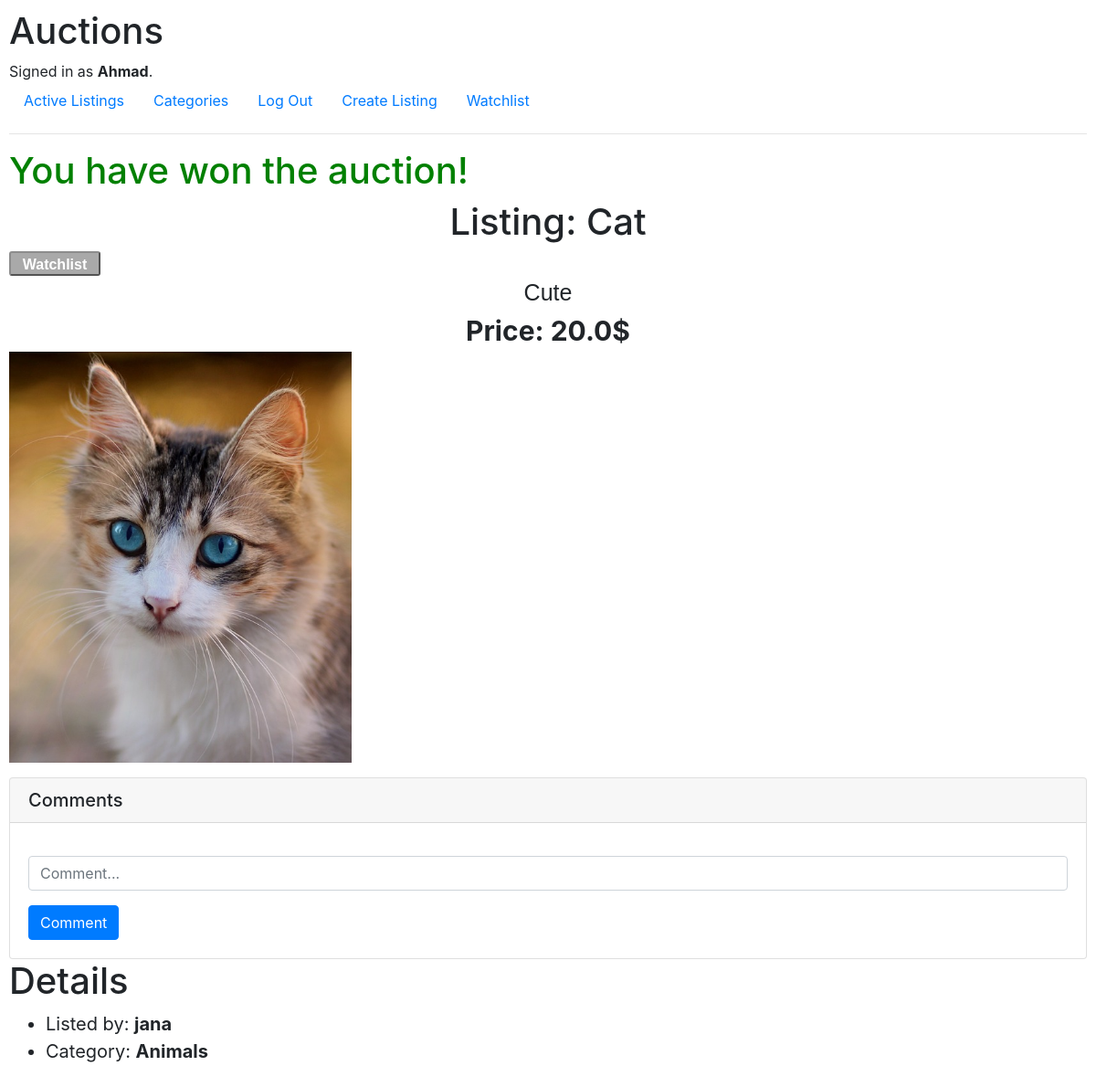
/listing/17/ (signed in), run on the app's committed database.
### auctions/models.py (models this page shows)
class User(AbstractUser):
    pass

class Listing(models.Model):
    user = models.ForeignKey(User, on_delete=models.CASCADE, null=True, related_name="listing")
    name = models.CharField(max_length=64)
    description = models.CharField(max_length=1000)
    price = models.FloatField()
    image = models.ImageField(blank=True, null=True, upload_to='images/')
    time = models.DateTimeField(auto_now_add=True)
    category = models.ForeignKey(Category, on_delete=models.CASCADE, related_name="listing", null=True, blank=True)

class Category(models.Model):
    Category = models.CharField(blank=True, null=True,max_length=100)

### auctions/views.py (the view, shortened to what this page needs)
# urls.py: path("listing/<int:listing_id>/", views.auction_listing, name="listing"),
def auction_listing(request, listing_id):
    price = 0
    auction = Listing.objects.get(pk=listing_id)
    try:
        winner = Winner.objects.get(listing=auction)
    except:
        winner = None
    bids = auction.bids.count()
    db_bids = auction.bids.values()
    db_bid = 0
    for bid in db_bids:
        if db_bid < bid["price"]:
            db_bid = bid["price"]
    form = bid_form()
    db_bid = db_bid + 1
    if db_bid == 1:
        price = Listing.objects.values("price").filter(id=listing_id)
        db_bid = float(price[0]["price"])
    form.fields['user_bid'].widget.attrs.update({'min': db_bid})
    token = 1
    listing = Listing.objects.get(pk=listing_id)
    comments = Comment.objects.all().filter(listing=listing)
    category = listing.category
    if len(listing.watchlist.all()) == 0:
        token = 0
    return render(request, "auctions/listing.html", {
        "auction" : auction,
        "form" : form,
        "bids" : bids,
        "token" : token,
        "comments" : comments,
        "category" : category,
        "winner" : winner
    })

### auctions/form.py
class bid_form(forms.Form):
    user_bid = forms.FloatField(label='',min_value=1, max_value=10000, widget=forms.NumberInput(attrs={"class" : "form-control", "placeholder" : "Bid"}))

### auctions/templates/auctions/listing.html (shortened to what this page needs)
{% extends "auctions/layout.html" %}
{% block body %}
    {% if user.is_authenticated and user.username == winner.user %}
            <h1 style="color: green">You have won the auction!</h1>
    {% elif winner and user.is_authenticated and user.username|lower != winner.user|lower %}
        <h1 style="color: green">Auction Closed !</h1>
    {% endif %}
    <h1 class="center">Listing: {{ auction.name }}</h1>
    {% if user.is_authenticated %}
        {% if token == 0 %}
            <form action="{% url 'watchlist' %}" method="post">
                <button type="submit" value="{{ auction.id }}" id="button" name="watchlist">Watchlist</button>
            </form>
        {% elif token == 1 %}
            <form action="{% url 'remove' %}" method="post">
                {% csrf_token %}
            <button type="submit" value="{{ auction.id }}" id="button" name="remove">Remove</button>
        {% endif %}
    {% endif %}
    <div class="center font">{{ auction.description }}</div>
    <div class="center" id="price">Price: {{ auction.price }}$</div>
    {% if auction.image %}
        <p><img src="{{ auction.image.url }}" alt="auction.name" id="Image"></p>
    {% else %}
        No Image Listed !
    {% endif %}
    <div class="card">
        <h5 class="card-header">Comments</h5>
        <div class="card-body">
          {% if user.is_authenticated %}
            <form action="{% url 'comment' auction.id %}" method="post">
                <p><input type="text" class="form-control" placeholder="Comment..." name="comment"></p>
                <button type="submit" class="btn btn-primary">Comment</button>
            </form>
          {% endif %}
        </div>
      </div>
      <h1>Details</h1>
        <ul>
            <li style="font-size: 20px;">Listed by: <b>{{ auction.user }} </b></li>
            <li style="font-size: 20px;">Category: <b>{% if category %} {{ category.Category }} {% else %} No Category Listed {% endif %}</b></li>
        </ul>
{% endblock %}

### auctions/templates/auctions/layout.html (shortened to what this page needs)
{% load static %}
<!DOCTYPE html>
<html lang="en">
    <head>
        <link rel="stylesheet" href="https://stackpath.bootstrapcdn.com/bootstrap/4.4.1/css/bootstrap.min.css">
        <link href="{% static 'auctions/styles.css' %}" rel="stylesheet">
    </head>
    <body>
        <h1>Auctions</h1>
        <div>
            {% if user.is_authenticated %}
                Signed in as <strong>{{ user.username }}</strong>.
            {% else %}
                Not signed in.
            {% endif %}
        </div>
        <ul class="nav">
            <li class="nav-item">
                <a class="nav-link" href="{% url 'index' %}">Active Listings</a>
            </li>
            <li class="nav-item">
                <a class="nav-link" href="{% url 'categories' %}">Categories</a>
            </li>
            {% if user.is_authenticated %}
                <li class="nav-item">
                    <a class="nav-link" href="{% url 'logout' %}">Log Out</a>
                </li>
                <li class="nav-item">
                    <a class="nav-link" href="{% url 'create' %}">Create Listing</a>
                </li>
                <li class="nav-item">
                    <a class="nav-link" href="{% url 'watchlist'  %}">Watchlist</a>
                </li>
            {% endif %}
        </ul>
        <hr>
        {% block body %}
        {% endblock %}
    </body>
</html>

### auctions/static/auctions/styles.css (style rules this page uses)
body { padding: 10px; }

### auctions/templates/auctions/listing.html (style rules this page uses)
#Image { max-width: 450px; max-height: 450px; }
.center { text-align: center; }
.font { font-size: 25px; font-family: sans-serif, Helvetica, Arial; }
#price { font-weight: bold; font-size: 30px; }
#button { background-color: rgba(128, 128, 128, 0.678); border-color: rgba(128, 128, 128, 0.678); border-radius: 3px; height: 27px; width: 100px; color: white; font-family: Arial, Helvetica, sans-serif; font-weight: bold; }

### data on the page
User: username "Ahmad"
Listing: name "Cat", description "Cute", price "20.0", image (picture), user "jana"
Category: Category "Animals"
